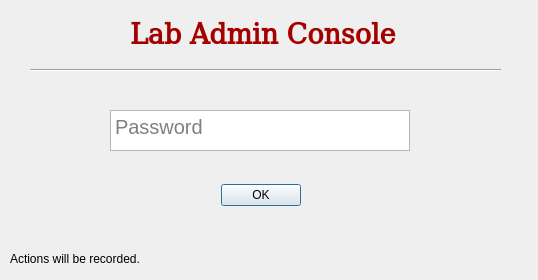
<?xml version="1.0" encoding="UTF-8"?>
<ui version="4.0">
 <class>Countribute</class>
 <widget class="QDialog" name="Countribute">
  <property name="geometry">
   <rect>
    <x>0</x>
    <y>0</y>
    <width>538</width>
    <height>280</height>
   </rect>
  </property>
  <property name="windowTitle">
   <string>Login</string>
  </property>
  <property name="autoFillBackground">
   <bool>true</bool>
  </property>
  <property name="styleSheet">
   <string notr="true"/>
  </property>
  <widget class="QDialogButtonBox" name="buttonBox">
   <property name="geometry">
    <rect>
     <x>220</x>
     <y>180</y>
     <width>81</width>
     <height>31</height>
    </rect>
   </property>
   <property name="orientation">
    <enum>Qt::Horizontal</enum>
   </property>
   <property name="standardButtons">
    <set>QDialogButtonBox::Ok</set>
   </property>
  </widget>
  <widget class="QPlainTextEdit" name="password_input">
   <property name="geometry">
    <rect>
     <x>110</x>
     <y>110</y>
     <width>300</width>
     <height>41</height>
    </rect>
   </property>
   <property name="font">
    <font>
     <pointsize>15</pointsize>
    </font>
   </property>
   <property name="inputMethodHints">
    <set>Qt::ImhHiddenText</set>
   </property>
   <property name="placeholderText">
    <string notr="true">Password</string>
   </property>
  </widget>
  <widget class="QLabel" name="heading">
   <property name="geometry">
    <rect>
     <x>130</x>
     <y>20</y>
     <width>281</width>
     <height>31</height>
    </rect>
   </property>
   <property name="font">
    <font>
     <family>DejaVu Math TeX Gyre</family>
     <pointsize>20</pointsize>
     <weight>75</weight>
     <bold>true</bold>
    </font>
   </property>
   <property name="styleSheet">
    <string notr="true">color: rgb(164, 0, 0);</string>
   </property>
   <property name="text">
    <string>Lab Admin Console</string>
   </property>
  </widget>
  <widget class="Line" name="line">
   <property name="geometry">
    <rect>
     <x>30</x>
     <y>60</y>
     <width>471</width>
     <height>20</height>
    </rect>
   </property>
   <property name="orientation">
    <enum>Qt::Horizontal</enum>
   </property>
  </widget>
  <widget class="QLabel" name="label_2">
   <property name="geometry">
    <rect>
     <x>10</x>
     <y>250</y>
     <width>451</width>
     <height>17</height>
    </rect>
   </property>
   <property name="text">
    <string>Actions will be recorded.</string>
   </property>
  </widget>
 </widget>
 <resources>
  <include location="wce_logo.qrc"/>
 </resources>
 <connections/>
</ui>
